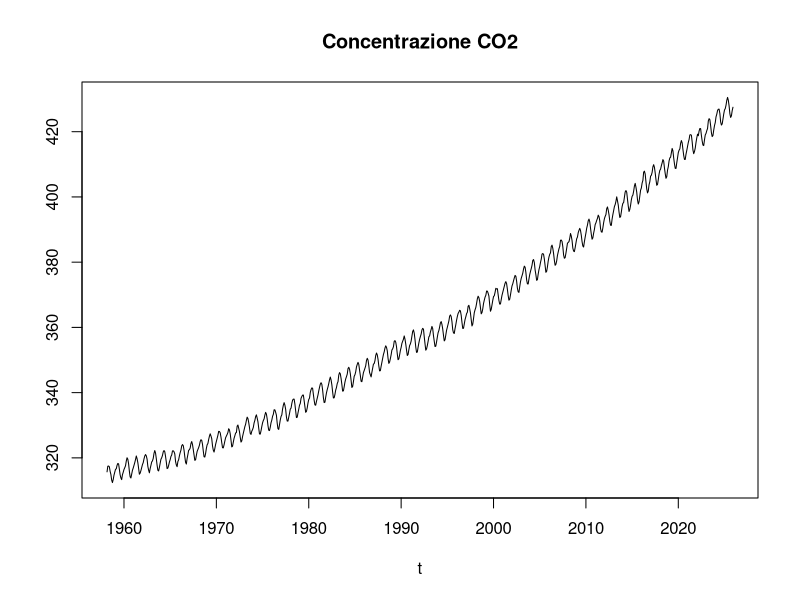
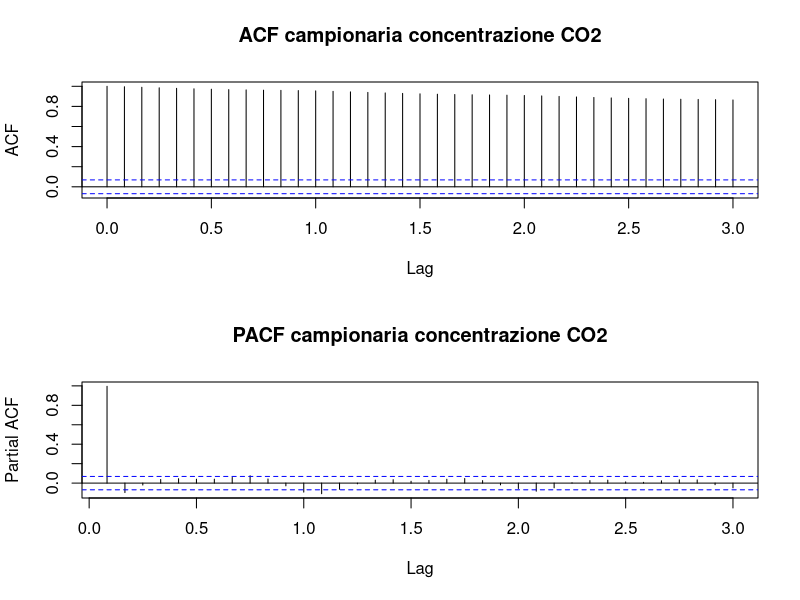
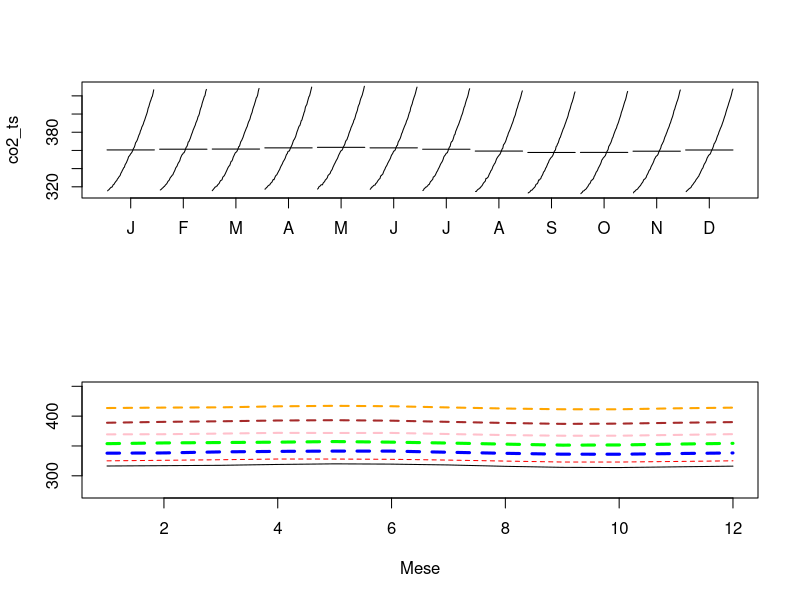
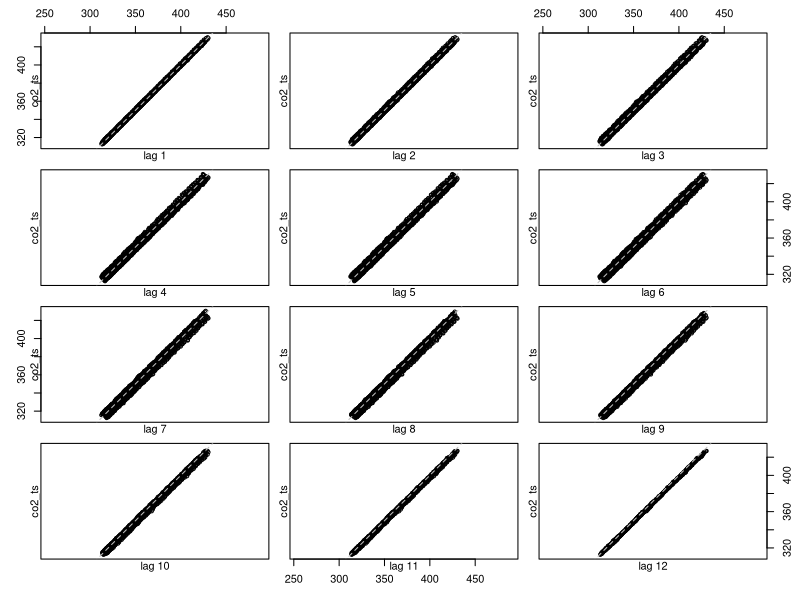
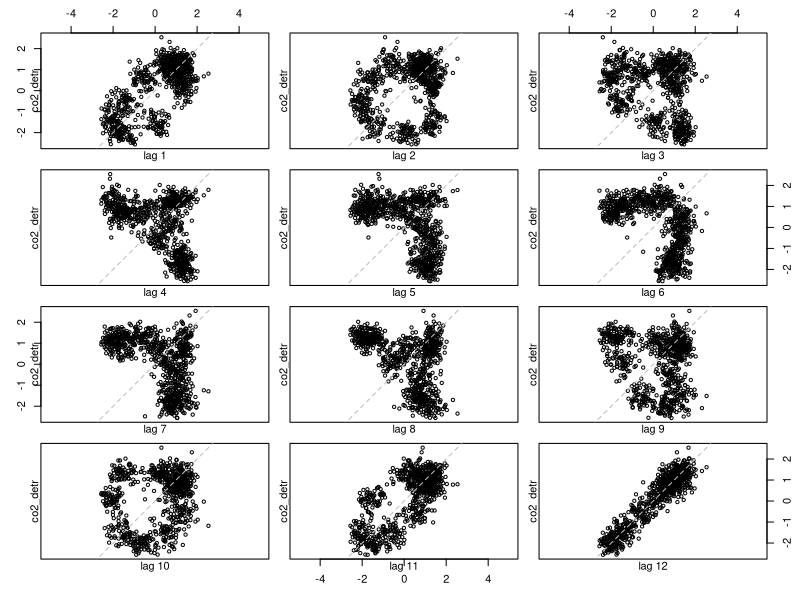
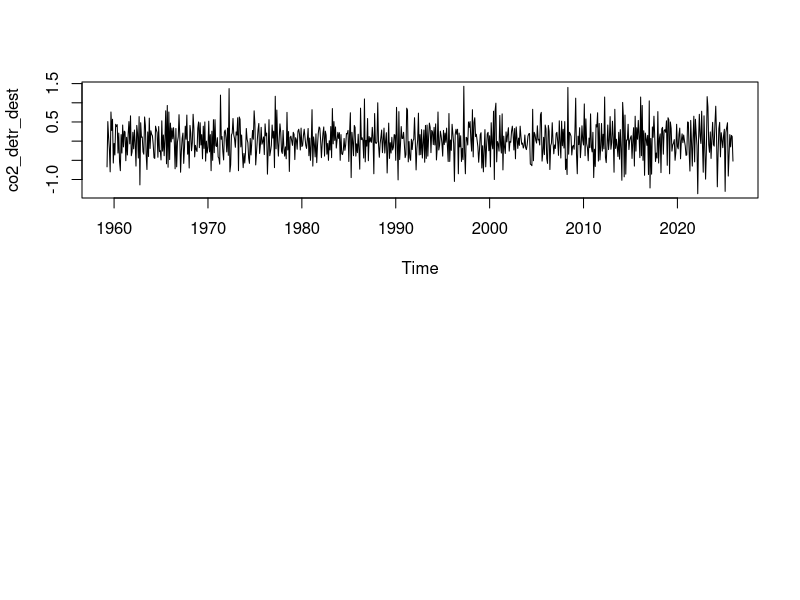
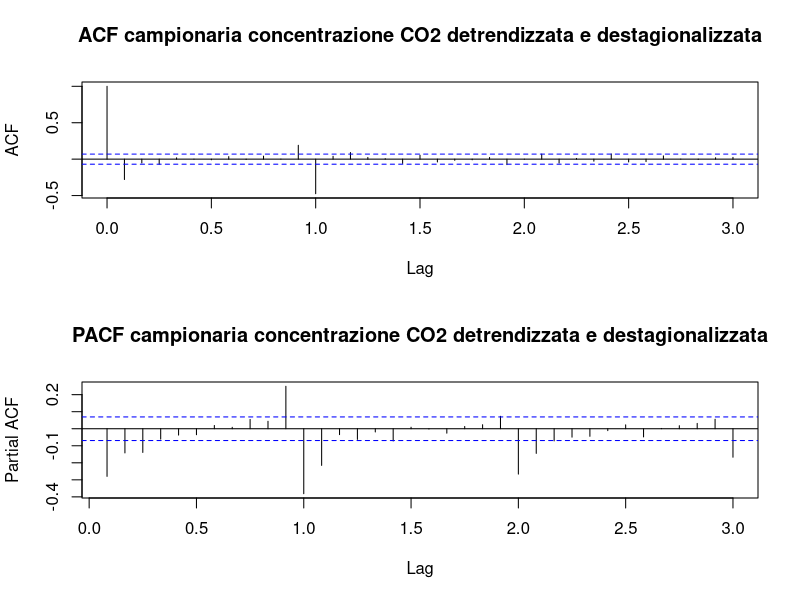

Generate these figures, in order, with R:
#estraggo i dati
co2_data <- read.csv("./co2_mm_mlo.csv", sep=",", comment.char="#")

co2_values <- co2_data$average

starting_year <- co2_data$year[1]
starting_month <- co2_data$month[1]

co2_ts <- ts(co2_values, start=c(starting_year, starting_month), frequency=12)
plot(co2_ts, type="l", ylab="", xlab="t", main="Concentrazione CO2")

#disegno i correlogrammi
par(mfrow=c(2,1))
acf(co2_ts, lag.max=36, main="ACF campionaria concentrazione CO2")
pacf(co2_ts, lag.max=36, main="PACF campionaria concentrazione CO2")

#disegno il monthplot
monthplot(co2_ts)

#disegno il seasonal plot
y1 <- window(co2_ts, start=c(1960,1), end=c(1960,12))
y2 <- window(co2_ts, start=c(1970,1), end=c(1970,12))
y3 <- window(co2_ts, start=c(1980,1), end=c(1980,12))
y4 <- window(co2_ts, start=c(1990,1), end=c(1990,12))
y5 <- window(co2_ts, start=c(2000,1), end=c(2000,12))
y6 <- window(co2_ts, start=c(2010,1), end=c(2010,12))
y7 <- window(co2_ts, start=c(2020,1), end=c(2020,12))

range(co2_ts)

x <- seq(1, 12, 1)
matplot(x, y1, type="l", ylim=c(270,450), ylab="", xlab="Mese")
lines(x, y2, type="l", lty=2, col="red")
lines(x, y3, type="l", lty=2, col="blue", lwd=3)
lines(x, y4, type="l", lty=2, col="green", lwd=3)
lines(x, y5, type="l", lty=2, col="pink", lwd=2)
lines(x, y6, type="l", lty=2, col="brown", lwd=2)
lines(x, y7, type="l", lty=2, col="orange", lwd=2)

#disegno il lag plot
lag.plot(co2_ts, set.lags=1:12, type="p", do.lines=FALSE)

#detrendizzo la serie temporale e disegno il nuovo lag plot
co2_detr <- diff(co2_ts, lag=1, differences=1)

lag.plot(co2_detr, set.lags=1:12, type="p", do.lines=FALSE)

#destagionalizzo la serie temporale detrendizzata
co2_detr_dest <- diff(co2_detr, lag=12, differences=1)

plot(co2_detr_dest)

par(mfrow=c(2,1))
acf(co2_detr_dest, lag.max=36, main="ACF campionaria concentrazione CO2 detrendizzata e destagionalizzata")
pacf(co2_detr_dest, lag.max=36, main="PACF campionaria concentrazione CO2 detrendizzata e destagionalizzata")

#eseguo il test di Ljung-box
Box.test(co2_detr_dest, lag=20, type="Ljung-Box")
